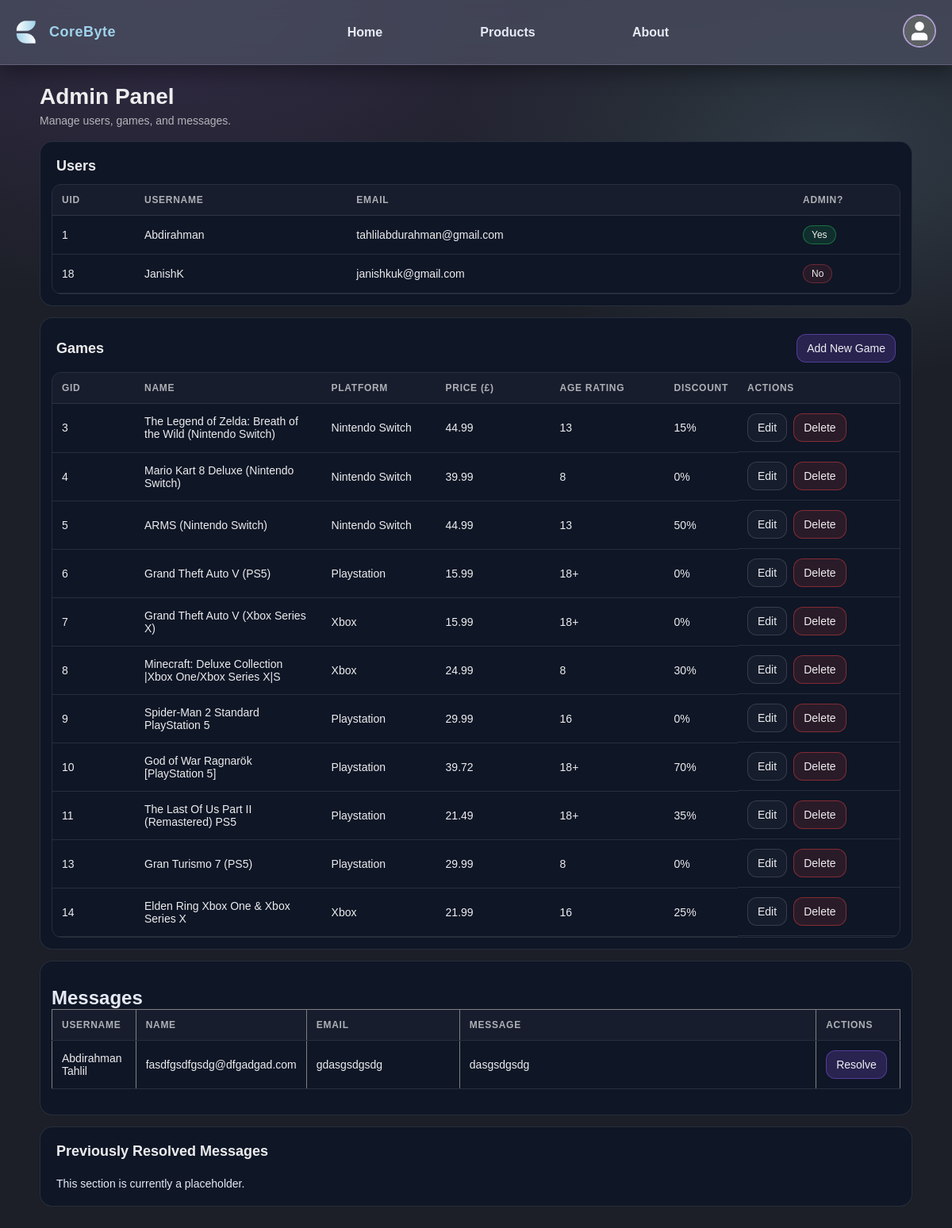
/Pages/admin_panel.php (signed in), run on the app's committed database.
### tables this page shows
CREATE TABLE `users` (
  `uid` int(10) UNSIGNED NOT NULL,
  `username` varchar(255) NOT NULL,
  `password` varchar(255) NOT NULL,
  `email` varchar(255) NOT NULL,
  `is_admin` tinyint(1) NOT NULL DEFAULT 0
);

CREATE TABLE `games` (
  `gid` int(10) UNSIGNED NOT NULL,
  `name` varchar(150) NOT NULL,
  `description` text NOT NULL,
  `platform` enum('PC','Playstation','Xbox','Nintendo Switch') NOT NULL,
  `price` decimal(5,2) NOT NULL,
  `image` varchar(200) NOT NULL,
  `age_restriction` enum('8','13','16','18+') NOT NULL,
  `view` int(11) DEFAULT 0,
  `discount` int(11) NOT NULL DEFAULT 0
);

CREATE TABLE `contact_us` (
  `cid` int(10) UNSIGNED NOT NULL,
  `full_name` varchar(150) NOT NULL,
  `email` varchar(255) NOT NULL,
  `subject` varchar(150) NOT NULL,
  `message` text NOT NULL
);

### Pages/themes.php (called while the page is built, shortened)
<?php
$theme = $_SESSION['theme'] ?? ($_COOKIE['theme'] ?? 'dark');
$themeClass = ($theme === 'light') ? 'theme-light' : 'theme-dark';

### Pages/Admin_Panel.php (the view, shortened to what this page needs)
<?php
require_once('connectdb.php');
try {
    $contact_messages = $db->prepare("SELECT cid, full_name, email, subject, message FROM contact_us");
    $contact_messages ->execute();
    $contact_messages_list = $contact_messages->fetchAll();
    $users = $db->prepare("SELECT uid, username, email, is_admin FROM users");
    $users ->execute();
    $users_list = $users->fetchAll();
    $games = $db->prepare("SELECT gid, name, platform, price, age_restriction, discount FROM games");
    $games ->execute();
    $games_list = $games->fetchAll();
}catch (PDOException $ex){
	$error_message = "Sorry, a database error occurred! <br>";
	$error_message = "Error details: <em>". $ex->getMessage()."</em>";
 }
?>
<!DOCTYPE html>
<html lang="en">
<head>
    <link rel="stylesheet" href="../CSS/style.css">
    <link rel="stylesheet" href="../CSS/admin_panel.css">
</head>
<body class="<?php echo $themeClass; ?>">
<?php
require_once('themes.php');
?>
<body class="<?php echo htmlspecialchars($themeClass); ?>">
    <?php require_once __DIR__ . '/components/navbar.php'; ?>
    <main class="admin-wrap">
        <header class="admin-header">
            <h1 class="admin-title">Admin Panel</h1>
            <p class="admin-subtitle">Manage users, games, and messages.</p>
        </header>
        <section id="Users-table" class="panel">
            <div class="panel-head">
                <h2>Users</h2>
            </div>
            <div class="table-wrap">
                <table class="table">
                    <thead>
                        <tr>
                            <th class="col-uid">UID</th>
                            <th class="col-username">Username</th>
                            <th class="col-email">Email</th>
                            <th class="col-admin">Admin?</th>
                        </tr>
                    </thead>
                    <tbody>
                        <?php foreach ($users_list as $user): ?>
                            <tr>
                                <td><?php echo htmlspecialchars((string)$user['uid']); ?></td>
                                <td><?php echo htmlspecialchars((string)$user['username']); ?></td>
                                <td><?php echo htmlspecialchars((string)$user['email']); ?></td>
                                <td>
                                    <span class="badge <?php echo ((int)$user['is_admin'] === 1) ? 'badge-yes' : 'badge-no'; ?>">
                                        <?php echo ((int)$user['is_admin'] === 1) ? 'Yes' : 'No'; ?>
                                    </span>
                                </td>
                            </tr>
                        <?php endforeach; ?>
                    </tbody>
                </table>
            </div>
        </section>
        <section id="Games-table" class="panel">
            <div class="panel-head panel-head-row">
                <h2>Games</h2>
                <a class="btn btn-primary" href="Add_Game.php">Add New Game</a>
            </div>
            <div class="table-wrap">
                <table class="table">
                    <thead>
                        <tr>
                            <th class="col-gid">GID</th>
                            <th class="col-name">Name</th>
                            <th class="col-platform">Platform</th>
                            <th class="col-price">Price (£)</th>
                            <th class="col-age">Age Rating</th>
                            <th class="col-discount">Discount</th>
                            <th class="col-actions">Actions</th>
                        </tr>
                    </thead>
                    <tbody>
                        <?php foreach ($games_list as $game): ?>
                            <tr>
                                <td><?php echo htmlspecialchars((string)$game['gid']); ?></td>
                                <td><?php echo htmlspecialchars((string)$game['name']); ?></td>
                                <td><?php echo htmlspecialchars((string)$game['platform']); ?></td>
                                <td><?php echo htmlspecialchars((string)$game['price']); ?></td>
                                <td><?php echo htmlspecialchars((string)$game['age_restriction']); ?></td>
                                <td><?php echo htmlspecialchars((string)$game['discount']); ?>%</td>
                                <td class="actions">
                                    <a class="btn btn-secondary" href="edit_game.php?gid=<?php echo urlencode((string)$game['gid']); ?>">Edit</a>
                                    <button class="btn btn-danger" type="button" data-gid="<?php echo htmlspecialchars((string)$game['gid']); ?>">
                                        Delete
                                    </button>
                                </td>
                            </tr>
                        <?php endforeach; ?>
                    </tbody>
                </table>
            </div>
        </section>
        <section id="resolved-messages-table" class="panel">
            <div id="messages-table" class="section">
                <h2>Messages</h2>
                <table border="1" class="table">
                    <thead><tr class="row">
                        <th style="width:10%;">Username</th>
                        <th style="width:10%;">Name</th>
                        <th style="width:20%;">Email</th>
                        <th style="width:50%;">Message</th>
                        <th style="width:10%;">Actions</th>
                    </tr></thead>
                    <tbody>
                        <?php foreach($contact_messages_list as $message): ?>
                        <tr class="row">
                            <td id="name"><?php echo htmlspecialchars($message['full_name']); ?></td>
                            <td id="email"><?php echo htmlspecialchars($message['email']); ?></td>
                            <td id="subject"><?php echo htmlspecialchars($message['subject']); ?></td>
                            <td id="message"><?php echo htmlspecialchars($message['message']); ?></td>
                            <td id=resolve>
                                <form method="post">
                                    <button type="submit" id="resolve-button" class="btn btn-primary">Resolve</button>
                                </form>
                            </td>
                        </tr>
                        <?php endforeach; ?>
                    </tbody>
                </table>
            </div>
        </section>
        <section id="resolved-messages-table" class="panel">
            <div class="panel-head">
                <h2>Previously Resolved Messages</h2>
            </div>
            <div class="empty-state">
                <p>This section is currently a placeholder.</p>
            </div>
        </section>
    </main>
</body>
</html>

### CSS/style.css (style rules this page uses)
:root { --c-sky: #A0D2EB; --c-ice: #E5EAF5; --c-lav: #D0BDF4; --c-purple: #8458B3; --c-slate: #494D5F; --color-primary: var(--c-sky); --color-secondary: var(--c-ice); --color-accent: var(--c-lav); --color-highlight: var(--c-purple); --color-dark: var(--c-slate); --color-background: #1c1f27; --surface-1: rgba(255, 255, 255, 0.04); --surface-2: rgba(255, 255, 255, 0.07); --border: rgba(208, 189, 244, 0.22); --border-strong: rgba(208, 189, 244, 0.35); --text: var(--c-ice); --text-muted: rgba(229, 234, 245, 0.78); --shadow-subtle: 0 10px 24px rgba(0, 0, 0, 0.35); --shadow-strong: 0 20px 55px rgba(0, 0, 0, 0.55); --radius-sm: 12px; --radius-md: 16px; --radius-lg: 22px; --space-1: 8px; --space-2: 12px; --space-3: 16px; --space-4: 24px; --space-5: 32px; --hover-bg: rgba(229, 234, 245, 0.10); --hover-border: rgba(208, 189, 244, 0.35); --hover-shadow: 0 12px 28px rgba(0, 0, 0, 0.35); --hover-translate: -2px; --hover-transition: 0.18s cubic-bezier(0.4, 0, 0.2, 1); }
* { margin: 0; padding: 0; font-family: 'Poppins', sans-serif; color: var(--color-secondary); }
body { background: radial-gradient(1100px 650px at 18% 0%, rgba(132, 88, 179, 0.22), transparent 60%), radial-gradient(900px 520px at 88% 12%, rgba(160, 210, 235, 0.16), transparent 55%), var(--color-background); }
html { scroll-behavior: smooth; }
section { max-width: 1800px; margin: 0 auto; padding: 0 18px; }
button, .hero-btn, .cta-button { transition: transform var(--hover-transition), box-shadow var(--hover-transition), background-color var(--hover-transition), border-color var(--hover-transition); }
a { transition: color var(--hover-transition), background-color var(--hover-transition), box-shadow var(--hover-transition), transform var(--hover-transition); }

### CSS/admin_panel.css (style rules this page uses)
:root { --bg: #0b0f19; --card: #0f1626; --border: rgba(255,255,255,0.10); --text: rgba(255,255,255,0.92); --muted: rgba(255,255,255,0.65); --accent: #8b5cf6; --danger: #ef4444; --ok: #22c55e; }
.admin-wrap { max-width: 1100px; margin: 24px auto 60px; padding: 0 16px; }
.admin-header { margin: 10px 0 18px; }
.admin-title { margin: 0; font-size: 28px; color: var(--text); }
.admin-subtitle { margin: 6px 0 0; color: var(--muted); font-size: 14px; }
.panel { background: var(--card); border: 1px solid var(--border); border-radius: 16px; padding: 14px; margin: 14px 0; }
.panel-head { display:flex; align-items:center; justify-content: space-between; gap: 12px; padding: 6px 6px 12px; }
.panel-head h2 { margin: 0; font-size: 18px; color: var(--text); }
.panel-head-row { align-items: center; }
.table-wrap { overflow-x: auto; border-radius: 12px; border: 1px solid var(--border); }
.table { width: 100%; border-collapse: collapse; min-width: 760px; }
.table thead th { text-align: left; font-size: 12px; letter-spacing: 0.06em; text-transform: uppercase; color: var(--muted); padding: 12px 12px; background: rgba(255,255,255,0.03); border-bottom: 1px solid var(--border); }
.table tbody td { padding: 12px; border-bottom: 1px solid var(--border); color: var(--text); font-size: 14px; }
.col-uid { width: 80px; }
.col-admin { width: 110px; }
.col-gid { width: 80px; }
.col-platform { width: 120px; }
.col-price { width: 120px; }
.col-age { width: 120px; }
.col-actions { width: 180px; }
.actions { display:flex; gap: 8px; align-items:center; }
.btn { display:inline-flex; align-items:center; justify-content:center; padding: 9px 12px; border-radius: 12px; border: 1px solid var(--border); background: rgba(255,255,255,0.03); color: var(--text); text-decoration: none; font-size: 14px; cursor: pointer; }
.btn-primary { border-color: rgba(139,92,246,0.45); background: rgba(139,92,246,0.20); }
.btn-secondary { border-color: rgba(255,255,255,0.14); }
.btn-danger { border-color: rgba(239,68,68,0.45); background: rgba(239,68,68,0.12); }
.badge { display:inline-flex; padding: 4px 10px; border-radius: 999px; font-size: 12px; border: 1px solid var(--border); background: rgba(255,255,255,0.03); color: var(--muted); }
.badge-yes { border-color: rgba(34,197,94,0.45); background: rgba(34,197,94,0.14); color: rgba(255,255,255,0.92); }
.badge-no { border-color: rgba(239,68,68,0.35); background: rgba(239,68,68,0.10); color: rgba(255,255,255,0.92); }
.empty-state { padding: 10px 6px 6px; color: var(--muted); font-size: 14px; }
.section { margin: 18px 0; }

### data on the page
users: uid "1", username "Abdirahman", email "tahlilabdurahman@gmail.com", is_admin "Yes"
users: uid "18", username "JanishK", email "janishkuk@gmail.com", is_admin "No"
games: gid "3", name "The Legend of Zelda: Breath of the Wild (Nintendo Switch)", platform "Nintendo Switch", price "44.99", age_restriction "13", discount "15"
games: gid "4", name "Mario Kart 8 Deluxe (Nintendo Switch)", platform "Nintendo Switch", price "39.99", age_restriction "8", discount "0"
games: gid "5", name "ARMS (Nintendo Switch)", platform "Nintendo Switch", price "44.99", age_restriction "13", discount "50"
games: gid "6", name "Grand Theft Auto V (PS5)", platform "Playstation", price "15.99", age_restriction "18+", discount "0"
games: gid "7", name "Grand Theft Auto V (Xbox Series X)", platform "Xbox", price "15.99", age_restriction "18+", discount "0"
games: gid "8", name "Minecraft: Deluxe Collection |Xbox One/Xbox Series X|S", platform "Xbox", price "24.99", age_restriction "8", discount "30"
games: gid "9", name "Spider-Man 2 Standard PlayStation 5", platform "Playstation", price "29.99", age_restriction "16", discount "0"
games: gid "10", name "God of War Ragnarök [PlayStation 5]", platform "Playstation", price "39.72", age_restriction "18+", discount "70"
games: gid "11", name "The Last Of Us Part II (Remastered) PS5", platform "Playstation", price "21.49", age_restriction "18+", discount "35"
games: gid "13", name "Gran Turismo 7 (PS5)", platform "Playstation", price "29.99", age_restriction "8", discount "0"
games: gid "14", name "Elden Ring Xbox One & Xbox Series X", platform "Xbox", price "21.99", age_restriction "16", discount "25"
contact_us: full_name "Abdirahman Tahlil", email "fasdfgsdfgsdg@dfgadgad.com", subject "gdasgsdgsdg", message "dasgsdgsdg"
